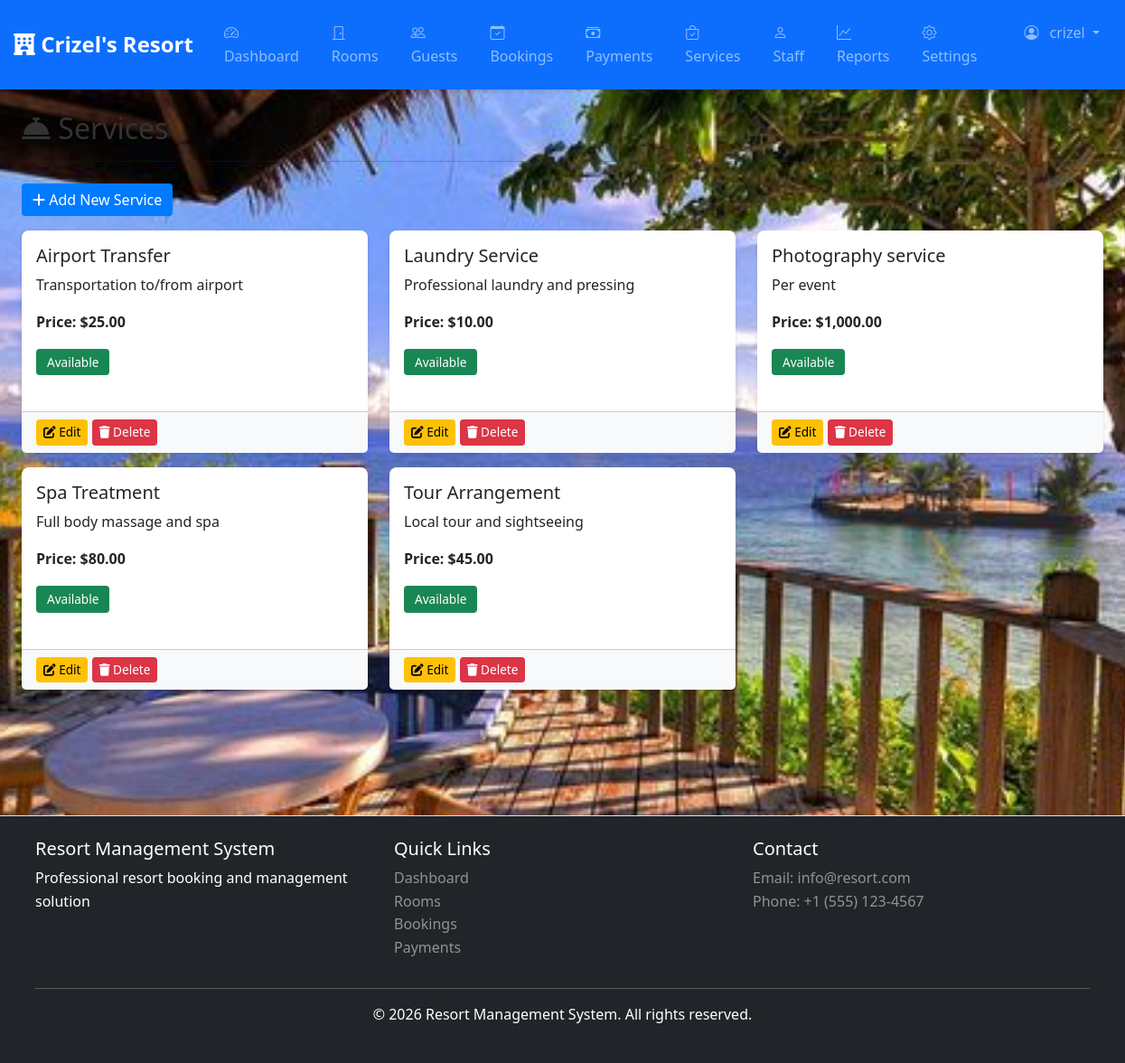
The page /services.php (signed in) on the database its author committed.
### tables this page shows
CREATE TABLE `services` (
  `id` int(11) NOT NULL,
  `name` varchar(100) NOT NULL,
  `description` text DEFAULT NULL,
  `price` decimal(10,2) NOT NULL,
  `status` enum('available','unavailable') DEFAULT 'available',
  `created_at` timestamp NOT NULL DEFAULT current_timestamp(),
  `updated_at` timestamp NOT NULL DEFAULT current_timestamp() ON UPDATE current_timestamp()
);

### config/db.php (called while the page is built, shortened)
<?php
function isLoggedIn() {
    return isset($_SESSION['user_id']);
}
?>

### config/auth.php (called while the page is built, shortened)
<?php
function getUserRole() {
    return isset($_SESSION['user_role']) ? $_SESSION['user_role'] : '';
}
function hasPermission($permission) {
    $role = getUserRole();
    return isset(ROLE_PERMISSIONS[$role][$permission]) &&
           ROLE_PERMISSIONS[$role][$permission] === true;
}
function isAdmin() {
    return getUserRole() === 'admin';
}
?>

### services.php (the view, shortened to what this page needs)
<?php
require_once 'config/db.php';
require_once 'config/auth.php';
$action = $_GET['action'] ?? 'list';
$services = $conn->query("SELECT * FROM services ORDER BY name ASC");
include 'views/header.php';
?>
<div class="mb-4">
    <h2><i class="fas fa-concierge-bell"></i> Services</h2>
    <hr>
</div>
<?php if ($action == 'list'): ?>
    <div class="mb-3">
        <a href="services.php?action=add" class="btn btn-primary">
            <i class="fas fa-plus"></i> Add New Service
        </a>
    </div>
    <div class="row">
        <?php while($serv = $services->fetch_assoc()): ?>
        <div class="col-md-4 mb-3">
            <div class="card h-100">
                <div class="card-body">
                    <h5 class="card-title"><?php echo $serv['name']; ?></h5>
                    <p class="card-text"><?php echo $serv['description'] ?? 'No description'; ?></p>
                    <p class="card-text">
                        <strong>Price: $<?php echo number_format($serv['price'], 2); ?></strong>
                    </p>
                    <p class="card-text">
                        <span class="badge bg-<?php echo $serv['status'] == 'available' ? 'success' : 'danger'; ?>">
                            <?php echo ucfirst($serv['status']); ?>
                        </span>
                    </p>
                </div>
                <div class="card-footer bg-light">
                    <a href="services.php?action=edit&id=<?php echo $serv['id']; ?>" class="btn btn-sm btn-warning">
                        <i class="fas fa-edit"></i> Edit
                    </a>
                    <button type="button" class="btn btn-sm btn-danger" onclick="setDeleteService(<?php echo $serv['id']; ?>, '<?php echo $serv['name']; ?>')" data-bs-toggle="modal" data-bs-target="#deleteModal">
                        <i class="fas fa-trash"></i> Delete
                    </button>
                </div>
            </div>
        </div>
        <?php endwhile; ?>
    </div>
<?php endif; ?>
<?php include 'views/footer.php'; ?>

### views/header.php (shortened to what this page needs)
<?php
require_once 'config/db.php';
require_once 'config/auth.php';
?>
<!DOCTYPE html>
<html lang="en">
<head>
    <link href="https://cdn.jsdelivr.net/npm/bootstrap@5.3.0/dist/css/bootstrap.min.css" rel="stylesheet">
    <link rel="stylesheet" href="https://cdnjs.cloudflare.com/ajax/libs/font-awesome/6.4.0/css/all.min.css">
    <link rel="stylesheet" href="https://cdn.jsdelivr.net/npm/bootstrap-icons@1.7.2/font/bootstrap-icons.css">
    <link rel="stylesheet" href="css/style.css">
</head>
<body>
    <nav class="navbar navbar-expand-lg navbar-dark bg-primary">
        <div class="container-fluid">
            <a class="navbar-brand" href="index.php">
                <i class="fas fa-hotel"></i> Crizel's Resort
            </a>
            <div class="collapse navbar-collapse" id="navbarNav">
                <ul class="navbar-nav ms-auto">
                    <li class="nav-item">
                        <a class="nav-link" href="index.php"><i class="bi bi-speedometer2"></i> Dashboard</a>
                    </li>
                    <?php if (hasPermission('view_rooms')): ?>
                    <li class="nav-item">
                        <a class="nav-link" href="rooms.php"><i class="bi bi-door-closed"></i> Rooms</a>
                    </li>
                    <?php endif; ?>
                    <?php if (hasPermission('view_guests')): ?>
                    <li class="nav-item">
                        <a class="nav-link" href="guests.php"><i class="bi bi-people"></i> Guests</a>
                    </li>
                    <?php endif; ?>
                    <?php if (hasPermission('view_bookings')): ?>
                    <li class="nav-item">
                        <a class="nav-link" href="bookings.php"><i class="bi bi-calendar-check"></i> Bookings</a>
                    </li>
                    <?php endif; ?>
                    <?php if (hasPermission('record_payments')): ?>
                    <li class="nav-item">
                        <a class="nav-link" href="payments.php"><i class="bi bi-cash-stack"></i> Payments</a>
                    </li>
                    <?php endif; ?>
                    <?php if (hasPermission('manage_services')): ?>
                    <li class="nav-item">
                        <a class="nav-link" href="services.php"><i class="bi bi-bag-check"></i> Services</a>
                    </li>
                    <?php endif; ?>
                    <?php if (hasPermission('manage_staff')): ?>
                    <li class="nav-item">
                        <a class="nav-link" href="users.php"><i class="bi bi-person"></i> Staff</a>
                    </li>
                    <?php endif; ?>
                    <?php if (hasPermission('view_reports')): ?>
                    <li class="nav-item">
                        <a class="nav-link" href="reports.php"><i class="bi bi-graph-up"></i> Reports</a>
                    </li>
                    <?php endif; ?>
                    <?php if (isAdmin()): ?>
                    <li class="nav-item">
                        <a class="nav-link" href="settings.php"><i class="bi bi-gear"></i> Settings</a>
                    </li>
                    <?php endif; ?>
                    <li class="nav-item dropdown ms-3">
                        <a class="nav-link dropdown-toggle" href="#" id="userDropdown" role="button" data-bs-toggle="dropdown">
                            <i class="bi bi-person-circle"></i>
                            <span class="ms-2"><?php echo htmlspecialchars($_SESSION['user_name']); ?></span>
                        </a>
                    </li>
                </ul>
            </div>
        </div>
    </nav>
    <div class="container-fluid p-4">

### views/footer.php (shortened to what this page needs)
    </div>
<br>
<br>
    <footer class="bg-dark text-white mt-5 p-4">
        <div class="container-fluid">
            <div class="row">
                <div class="col-md-4">
                    <h5>Resort Management System</h5>
                    <p>Professional resort booking and management solution</p>
                </div>
                <div class="col-md-4">
                    <h5>Quick Links</h5>
                    <ul class="list-unstyled">
                        <li><a href="index.php" class="text-white-50">Dashboard</a></li>
                        <li><a href="rooms.php" class="text-white-50">Rooms</a></li>
                        <li><a href="bookings.php" class="text-white-50">Bookings</a></li>
                    <?php if (hasPermission('record_payments')): ?>
                        <li><a href="payments.php" class="text-white-50">Payments</a></li>
                    <?php endif; ?>
                    </ul>
                </div>
                <div class="col-md-4">
                    <h5>Contact</h5>
                    <p class="text-white-50">
                        Email: info@resort.com<br>
                        Phone: +1 (555) 123-4567
                    </p>
                </div>
            </div>
            <hr>
            <div class="text-center">
                <p>&copy; 2026 Resort Management System. All rights reserved.</p>
            </div>
        </div>
    </footer>
</body>
</html>

### css/style.css (style rules this page uses)
:root { --primary-color: #007bff; --secondary-color: #6c757d; --success-color: #28a745; --danger-color: #dc3545; --warning-color: #ffc107; --info-color: #17a2b8; }
* { margin: 0; padding: 0; box-sizing: border-box; }
body { font-family: 'Segoe UI', Tahoma, Geneva, Verdana, sans-serif; background-image: url('../resort.jpg'); background-attachment: fixed; background-size: cover; background-position: center; background-repeat: no-repeat; color: #333; line-height: 1.6; }
.navbar { box-shadow: 0 2px 4px rgba(0, 0, 0, 0.1); padding: 1rem 0; }
.navbar-brand { font-weight: 600; font-size: 1.5rem; transition: color 0.3s ease; }
.navbar-nav .nav-link { margin: 0 10px; font-weight: 500; transition: color 0.3s ease; }
.card { border: none; box-shadow: 0 0.125rem 0.25rem rgba(0, 0, 0, 0.1); margin-bottom: 1.5rem; transition: transform 0.3s ease, box-shadow 0.3s ease; border-radius: 0.5rem; }
.btn { border-radius: 0.25rem; font-weight: 500; transition: all 0.3s ease; border: none; }
.btn-primary { background-color: var(--primary-color); }
.btn-sm { padding: 0.25rem 0.5rem; font-size: 0.85rem; }
.badge { padding: 0.5rem 0.75rem; border-radius: 0.25rem; font-weight: 500; font-size: 0.85rem; }
.container-fluid { padding: 0 15px; }
footer { margin-top: 3rem; border-top: 1px solid #dee2e6; }
footer a { text-decoration: none; transition: color 0.3s ease; }
.alert, .card { animation: fadeIn 0.3s ease; }
.text-center { text-align: center; }
.mt-5 { margin-top: 3rem !important; }
.mb-4 { margin-bottom: 1.5rem !important; }
.mb-3 { margin-bottom: 1rem !important; }

### rows shown on the page
services: name "Airport Transfer", description "Transportation to/from airport", price "25.00", status "Available"
services: name "Laundry Service", description "Professional laundry and pressing", price "10.00", status "Available"
services: name "Photography service", description "Per event", price "1,000.00", status "Available"
services: name "Spa Treatment", description "Full body massage and spa", price "80.00", status "Available"
services: name "Tour Arrangement", description "Local tour and sightseeing", price "45.00", status "Available"

### other values the page prints
$_SESSION['user_name'] "crizel"
